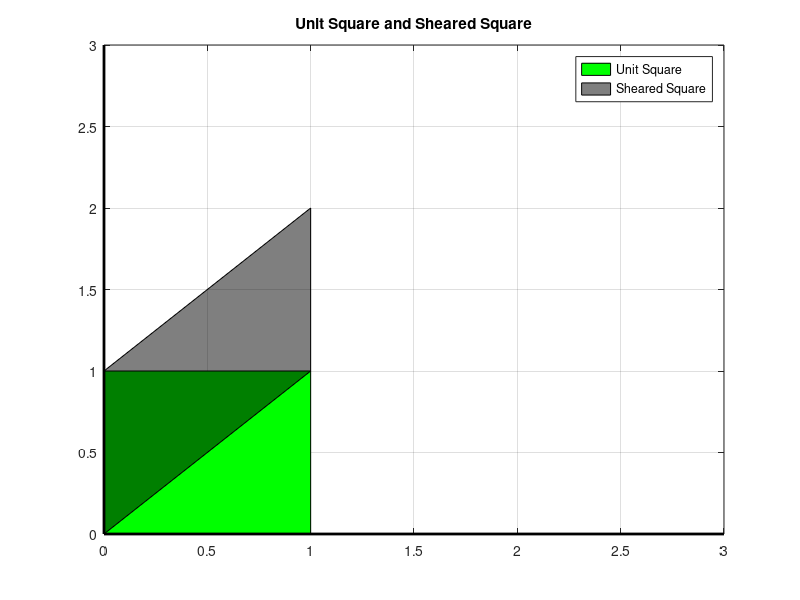

Source code (MATLAB):
% Define the vertices of the unit square
unit_square = [0 0; 1 0; 1 1; 0 1; 0 0]; 

% Multiply the unit square by the given matrix
transformed_square = unit_square * [1 1; 0 1]; 

% Plot the unit square with fill color green
figure;
fill(unit_square(:,1), unit_square(:,2), 'g');
hold on;

% Plot the transformed square with fill color black and transparency of 0.5
fill(transformed_square(:,1), transformed_square(:,2), 'k', 'FaceAlpha', 0.5);

% Plot the grid
grid on;

% Plot bold lines for x=0 and y=0
line([0 0], [0 3], 'Color', 'k', 'LineWidth', 2); % x=0
line([0 3], [0 0], 'Color', 'k', 'LineWidth', 2); % y=0

% Set x and y limits
xlim([0 3]);
ylim([0 3]);

% Add title and legend
title('Unit Square and Sheared Square');
legend('Unit Square', 'Sheared Square');

% Save the figure
saveas(gcf, 'unit_and_sheared_square.png');

% Show the plot
hold off;
